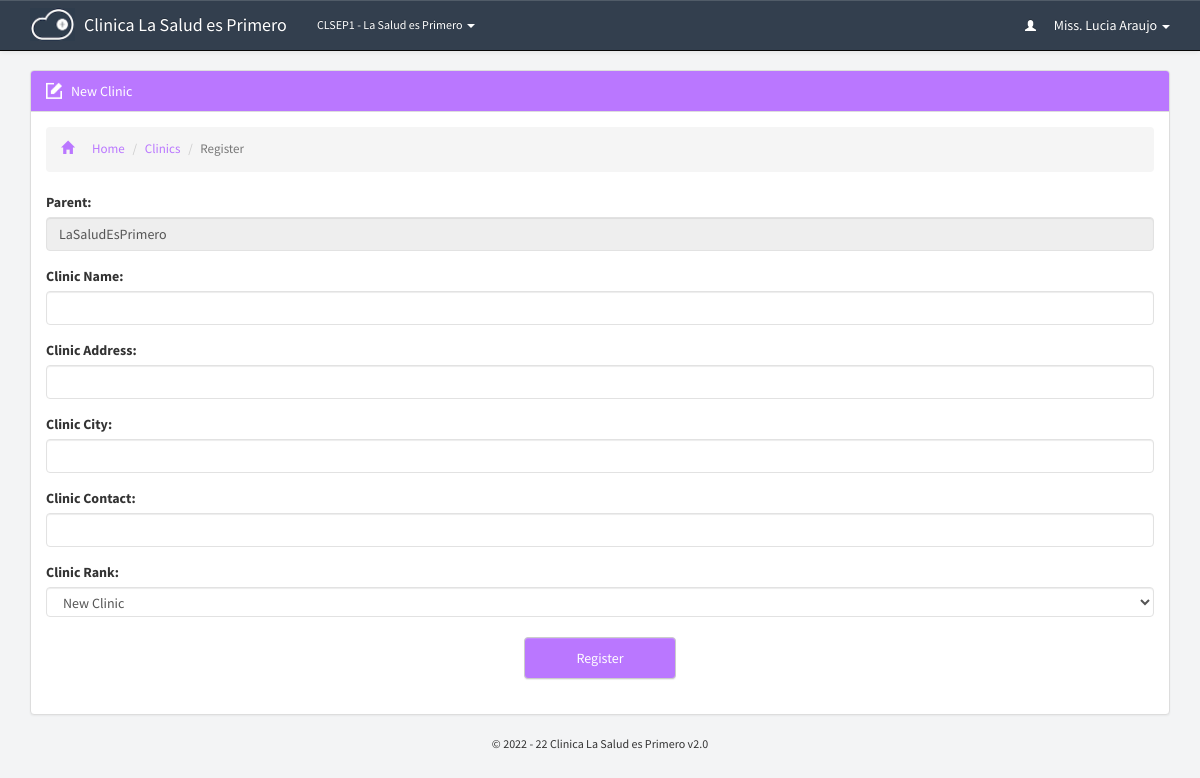
Page /clinics/register.php (signed in) on the committed database.
### tables this page shows
CREATE TABLE `p_branches_dir` (
  `id` bigint(20) NOT NULL,
  `guardian` varchar(250) NOT NULL,
  `name` varchar(250) NOT NULL,
  `address` varchar(250) NOT NULL,
  `location` varchar(250) NOT NULL,
  `contact` varchar(250) NOT NULL,
  `type` varchar(250) NOT NULL,
  `last_update` datetime NOT NULL
);

CREATE TABLE `p_global_permissions` (
  `id` varchar(250) NOT NULL DEFAULT '',
  `portal_name` varchar(250) NOT NULL,
  `version` varchar(250) NOT NULL,
  `guardian_short_name` varchar(250) NOT NULL,
  `guardian_name` varchar(250) NOT NULL,
  `register_patient` varchar(20) NOT NULL,
  `prescribe_patient` varchar(20) NOT NULL,
  `patients_directory` varchar(20) NOT NULL,
  `pending_prescriptions` varchar(20) NOT NULL,
  `add_staff` varchar(20) NOT NULL,
  `staff_directory` varchar(20) NOT NULL,
  `my_porfile` varchar(20) NOT NULL,
  `staff_profile` varchar(20) NOT NULL,
  `add_branch` varchar(20) NOT NULL,
  `branches_directory` varchar(20) NOT NULL,
  `global_settings` varchar(20) NOT NULL,
  `introduce_medicine` varchar(20) NOT NULL,
  `update_stock` varchar(20) NOT NULL,
  `consumed_stock_local` varchar(20) NOT NULL,
  `consumed_stock_global` varchar(20) NOT NULL,
  `opening_time` varchar(250) NOT NULL,
  `closing_time` varchar(250) NOT NULL,
  `during_close_time` varchar(20) NOT NULL,
  `theme` varchar(250) NOT NULL,
  `timezone` varchar(250) NOT NULL,
  `charge_mode_a` varchar(250) NOT NULL,
  `charge_mode_b` varchar(250) NOT NULL,
  `charge_mode_c` varchar(250) NOT NULL,
  `charge_mode_d` varchar(250) NOT NULL,
  `access_level_6` varchar(250) NOT NULL,
  `access_level_5` varchar(250) NOT NULL,
  `access_level_4` varchar(250) NOT NULL,
  `access_level_3` varchar(250) NOT NULL,
  `access_level_2` varchar(250) NOT NULL,
  `access_level_1` varchar(250) NOT NULL,
  `mobile_number` varchar(250) NOT NULL,
  `address` varchar(250) NOT NULL,
  `sign_level` varchar(250) NOT NULL,
  `medicine_directory` varchar(250) NOT NULL,
  `medicine_profile` varchar(250) NOT NULL,
  `patient_contact` varchar(250) NOT NULL,
  `patient_address` varchar(250) NOT NULL,
  `patient_email` varchar(250) NOT NULL,
  `edit_patient` varchar(250) NOT NULL,
  `manage_patients` varchar(250) NOT NULL,
  `auto_refresh` varchar(250) NOT NULL,
  `currency` varchar(250) NOT NULL,
  `charge_mode_a_value` int(20) NOT NULL,
  `charge_mode_b_value` int(20) NOT NULL,
  `charge_mode_c_value` int(20) NOT NULL,
  `charge_mode_d_value` int(20) NOT NULL,
  `updated_by` varchar(255) NOT NULL,
  `last_update` datetime NOT NULL,
  `recent_hours` varchar(250) NOT NULL
);

### includes/libraries.php (called while the page is built, shortened)
<?php
	include "staff.php";
	include "medicine.php";
	include "branches.php";
function sns_header($title){
	require_once "../theme/htmlhead.php";
	require_once "../theme/header.php";
}
function sns_footer(){
	require_once "../theme/footer.php";
}
?>

### pre-includes/regular-functions.php (called while the page is built, shortened)
<?php
	$global_permission=mysqli_fetch_object(mysqli_query($con,"select * from p_global_permissions where id='1'"));
function get_global($query){
	global $con;
	$get_global=mysqli_fetch_object(mysqli_query($con,"select $query from p_global_permissions where id='1' "));
	return $get_global->$query;
}
function if_logged_in(){
	if(empty($_SESSION['id'])) {
		return false;
	}else if(empty($_SESSION['branch'])){
		return false;
	}else if(empty($_SESSION['session_id'])){
		return false;
	}else if(empty($_SESSION['access_level'])){
		return false;
	}else if(empty($_SESSION['unique_code'])){
		return false;
	}else {
		return true;
	}
}

### includes/staff.php (called while the page is built, shortened)
<?php
function staff_info($query,$id = NULL){
	global $con;
	if(!isset($id)){
		$id = $_SESSION['id'];
	}
	$call=mysqli_fetch_object(mysqli_query($con, "select * from p_staff_dir where id='$id'"));
	return $call->$query;
}
?>

### includes/branches.php (called while the page is built, shortened)
<?php
function branch_name($code){
	global $con;
	$call=mysqli_fetch_object(mysqli_query($con, "select * from p_branches_dir where id='$code'"));
	return $call->name;
}
?>

### pre-includes/all.php (called while the page is built, shortened)
<?php
include "db.php";
require_once "regular-functions.php";
?>

### includes/initiate.php (called while the page is built)
<?php
	require_once "../pre-includes/all.php";
	require_once "libraries.php";
?>

### clinics/register.php (the view, shortened to what this page needs)
<?php
	require_once "../includes/initiate.php";
	sns_header('Register New Clinic');
?>
<div id="branch-register" class="container page">
<div class="panel panel-default">
<div class="panel-heading theme-branches"><span class="inlineicon edit-mini">New Clinic</span></div>
<div class="panel-body">
<ol class="breadcrumb link-branches">
  <li><a href="../dashboard"><i class="glyphicon glyphicon-home"></i>Home</a></li>
  <li><a href="../clinics/">Clinics</a></li>
  <li class="active">Register</li>
</ol>
<?php
if(isset($_POST['submit'])){
	$guardian="1";
	$name=friendly($_POST['name']);
	$address=friendly($_POST['address']);
	$location=friendly($_POST['location']);
	$contact=friendly($_POST['contact']);
	$type=$_POST['type'];
	$get_id=register_branch_profile($guardian,$name,$address,$location,$contact,$type);
	write_log("$_SESSION[id]","registered New Clinic Profile for $name ($get_id)","branch","50");
	echo"<div class='alert alert-success' role='alert'>New Profile has been registered. <strong>ID:</strong> $global_permission->guardian_short_name - $get_id </div>";
	echo"<a class='btn btn-default formbutton theme-branches' href=../clinics/>Clinics Directory</a>";
	}else{
?>
<form method="post" action="" enctype="multipart/form-data">
	<div class="form-group"><label>Parent:</label><input class="form-control" name="name" value="<?php echo "$global_permission->guardian_name"?>" readonly="readonly" type="text" /></div>
	<div class="form-group"><label>Clinic Name:</label><input class="form-control" name="name" type="text" /></div>
	<div class="form-group"><label>Clinic Address:</label><input class="form-control" name="address" type="text" /></div>
	<div class="form-group"><label>Clinic City:</label><input class="form-control" name="location" type="text" /></label></div>
	<div class="form-group"><label>Clinic Contact:</label><input class="form-control" name="contact" type="text" /></label></div>
	<div class="form-group"><label>Clinic Rank:</label><select class="form-control" name='type'  id='gender' size='1' tabindex='1'>
            <option value='Branch'>New Clinic</option>
            <option value='Head Office'>Head Office</option></select></div>
	<input name="submit" class="btn btn-default formbutton theme-branches" type="submit" value="Register">
</form>
<?php }?>
</div>
</div>
</div>

### theme/header.php (shortened to what this page needs)
<link rel="stylesheet" href="//netdna.bootstrapcdn.com/bootstrap/3.0.3/css/bootstrap.min.css">
<link rel="stylesheet" href="../theme/css/bootstrap.min.css">
<link rel="stylesheet" href="../theme/css/bootstrap-theme.min.css">
<link rel="stylesheet" href="../theme/css/main.css">
</head>
<body>
<?php
  if( if_logged_in() == true ):
?>
<nav class="navbar navbar-default navbar-fixed-top navbar-inverse">
  <div class="container">
    <div class="navbar-header">
      <a class="navbar-brand" href="../dashboard">
        <div class="img-brand img-responsive"><img alt="Brand" src="../theme/images/mini-inline-logo-res.png" class="img-responsive img-brand"/></div>
        <div class="text"><?php echo get_global('portal_name');?></div>
      </a>
    </div>
    <div class="collapse navbar-collapse" id="bs-example-navbar-collapse-1">
      <ul class="nav navbar-nav">
       <li class="dropdown mini">
          <a href="#" class="dropdown-toggle" data-toggle="dropdown" role="button" aria-haspopup="true" aria-expanded="false"><?php echo get_global('guardian_short_name'); echo staff_info('branch');?> - <?php echo branch_name(staff_info('branch'));?> <span class="caret"></span></a>
        </li>
      </ul>
      <ul class="nav navbar-nav navbar-right">
       <li class="dropdown">
          <a href="#" class="dropdown-toggle" data-toggle="dropdown" role="button" aria-haspopup="true" aria-expanded="false"><i class="glyphicon glyphicon-user"></i> <?php echo staff_info("full_name");?> <span class="caret"></span></a>
        </li>
      </ul>
    </div>
  </div>
</nav>
<?php endif; ?>

### theme/css/main.css (style rules this page uses)
body,html { background:#F3F4F5;font-family:'Source Sans Pro',sans-serif }
.page.container { margin-top:70px }
.panel-body:before { -webkit-clip-path:polygon(0 0,100% 0,100% 56%,0 42%);clip-path:polygon(0 0,100% 0,100% 56%,0 42%);background-color:#e2e8ec!important }
.navbar-inverse { background:#333f4e!important;color:#fff }
.navbar-nav .mini { font-size:12px }
.navbar-inverse .navbar-brand,.navbar-default .navbar-brand,.navbar-inverse .navbar-nav>li>a,.navbar-default .navbar-nav>li>a { color:#fff!important }
.navbar-inverse .navbar-brand { padding-top:0 }
.navbar-inverse .img-brand { padding-top:0;margin-top:-4px;max-height:33px }
.navbar-inverse .navbar-brand .img-brand,.navbar-inverse .navbar-brand .text { display:inline-block!important }
.navbar-inverse .navbar-brand .text { padding-top:15px!important;margin-left:5px }
.navbar-nav .glyphicon { font-size:11px!important;padding-right:15px }
.theme-branches { background:#BA77FF!important;color:#fff!important }
.link-branches a { color:#BA77FF!important }
.breadcrumb i { padding-right:18px }
.btn-default.theme-portal,.btn-default.theme-patients,.btn-default.theme-staff,.btn-default.theme-branches,.btn-default.theme-medicines,.btn-default.norm { text-transform:capitalize;padding:10px 35px;text-shadow:none;display:block;width:152px!important;text-align:center }
.panel-body li { list-style:none;padding:5px 0;font-size:13px;color:#333 }
.panel-default>.panel-heading { background-image:none }
form { margin-right:auto;margin-left:auto }
.form-control { border:1px solid #e2e2e2 }
form select[multiple],form select[size] { height:30px!important }
.edit-mini { background:url(../icons/edit-mini.png) no-repeat;padding-left:25px;background-size:16px auto }
.edit-button,.btn.btn-default.formbutton { margin:20px auto!important;text-align:center!important }

### rows in the picture
p_branches_dir: name "La Salud es Primero"
p_global_permissions: name "LaSaludEsPrimero"

### other values in the picture
get_global('portal_name') "Clinica La Salud es Primero"
get_global('guardian_short_name') "CLSEP"
staff_info('branch') "1"
staff_info("full_name") "Miss. Lucia Araujo"
get_global('version') "2.0"
